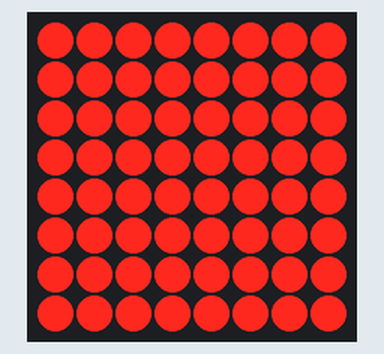
A sketch run on a simulated Arduino Mega 2560, built with avr-gcc and run on an emulated ATmega2560. On the bench: 8×8 LED matrix. What the sketch prints to the serial monitor is not drawn.

Above: at 0.1 s.
At 2.1 s:
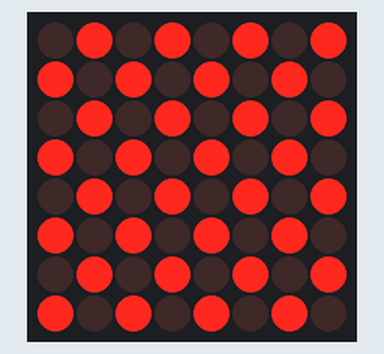
At 3.6 s:
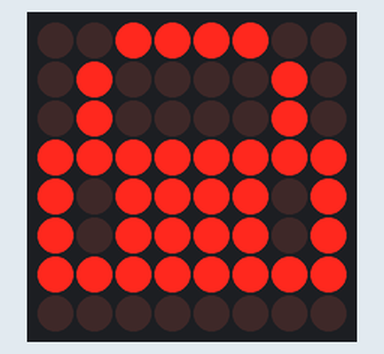
At 5.1 s:
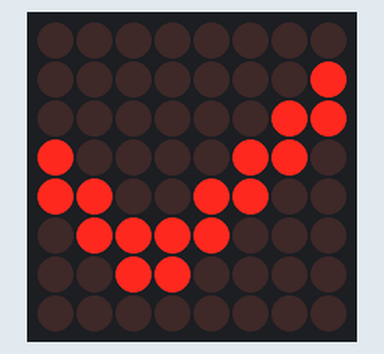
At 6.6 s:
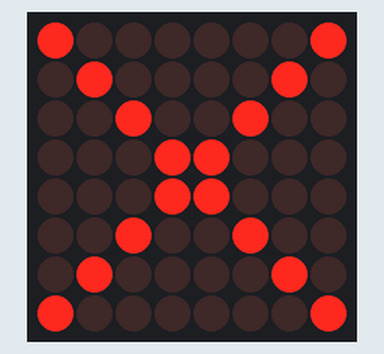
At 9.5 s:
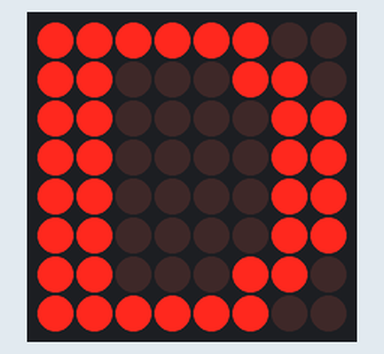

Measured:
- by itself, everything shown: repeats every 11.9 s, in 22 steps
- what the display in image 1 shows lasts 1.5 s, from 2.0 s to 3.5 s

The sketch:

max7219_test.ino
```cpp
/*
 * MAX7219 8x8 Dot Matrix Test — Elegoo Mega 2560
 * Tests the MAX7219 with the correct DarkLock pin assignments.
 *
 * Wiring:
 *   VCC → +5V    GND → GND
 *   DIN → D22    CS  → D24    CLK → D26
 */

#include <LedControl.h>

#define MATRIX_DIN  22
#define MATRIX_CS   24
#define MATRIX_CLK  26

LedControl matrix = LedControl(MATRIX_DIN, MATRIX_CLK, MATRIX_CS, 1);

void setup() {
  Serial.begin(115200);
  matrix.shutdown(0, false);
  matrix.setIntensity(0, 8);
  matrix.clearDisplay(0);
  Serial.println("MAX7219 Test — DIN=D22 CS=D24 CLK=D26");
  Serial.println("Running test patterns...");
}

void loop() {
  // Test 1: All ON
  Serial.println("All ON");
  for (int r = 0; r < 8; r++) matrix.setRow(0, r, 0xFF);
  delay(1500);

  // Test 2: All OFF
  Serial.println("All OFF");
  matrix.clearDisplay(0);
  delay(500);

  // Test 3: Checkerboard
  Serial.println("Checkerboard");
  for (int r = 0; r < 8; r++)
    matrix.setRow(0, r, (r % 2) ? 0xAA : 0x55);
  delay(1500);

  // Test 4: Lock icon
  Serial.println("Lock icon");
  matrix.clearDisplay(0);
  byte lock[] = {0x3C, 0x42, 0x42, 0xFF, 0xBD, 0xBD, 0xFF, 0x00};
  for (int r = 0; r < 8; r++) matrix.setRow(0, r, lock[r]);
  delay(1500);

  // Test 5: Checkmark
  Serial.println("Checkmark");
  matrix.clearDisplay(0);
  byte check[] = {0x00, 0x01, 0x03, 0x86, 0xCC, 0x78, 0x30, 0x00};
  for (int r = 0; r < 8; r++) matrix.setRow(0, r, check[r]);
  delay(1500);

  // Test 6: X mark
  Serial.println("X mark");
  matrix.clearDisplay(0);
  byte xm[] = {0x81, 0x42, 0x24, 0x18, 0x18, 0x24, 0x42, 0x81};
  for (int r = 0; r < 8; r++) matrix.setRow(0, r, xm[r]);
  delay(1500);

  // Test 7: Radar sweep
  Serial.println("Radar sweep");
  for (int col = 0; col < 8; col++) {
    matrix.clearDisplay(0);
    for (int r = 0; r < 8; r++) matrix.setLed(0, r, col, true);
    delay(100);
  }
  for (int col = 6; col >= 1; col--) {
    matrix.clearDisplay(0);
    for (int r = 0; r < 8; r++) matrix.setLed(0, r, col, true);
    delay(100);
  }

  // Test 8: "D" letter
  Serial.println("Letter D");
  matrix.clearDisplay(0);
  byte d[] = {0xFC, 0xC6, 0xC3, 0xC3, 0xC3, 0xC3, 0xC6, 0xFC};
  for (int r = 0; r < 8; r++) matrix.setRow(0, r, d[r]);
  delay(1500);

  matrix.clearDisplay(0);
  Serial.println("--- Cycle complete ---\n");
  delay(1000);
}
```
